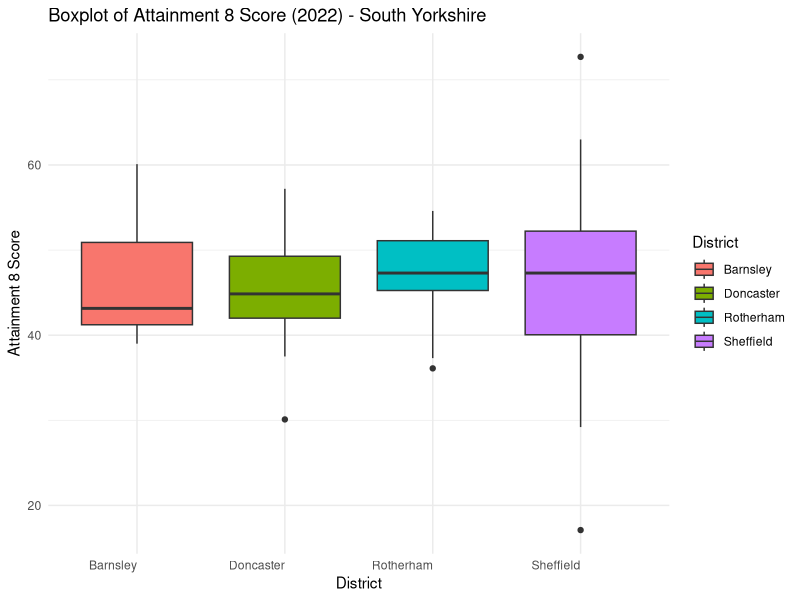
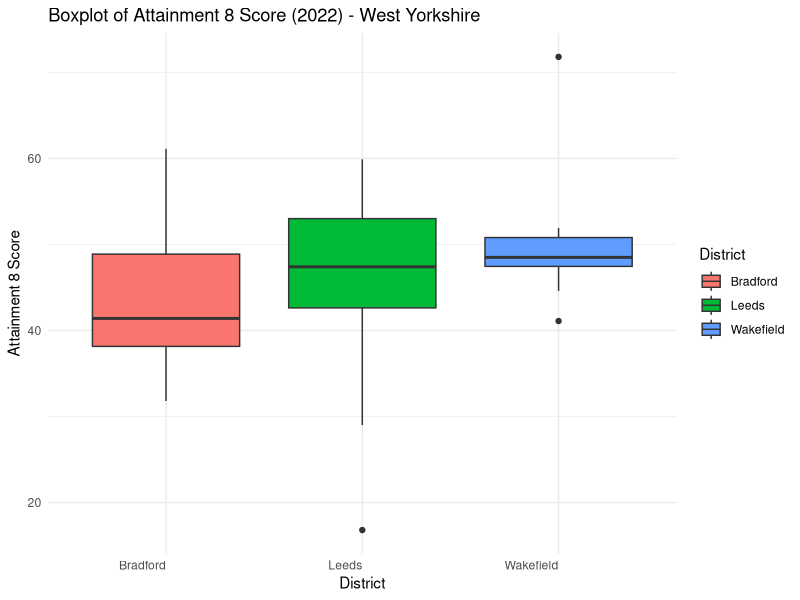
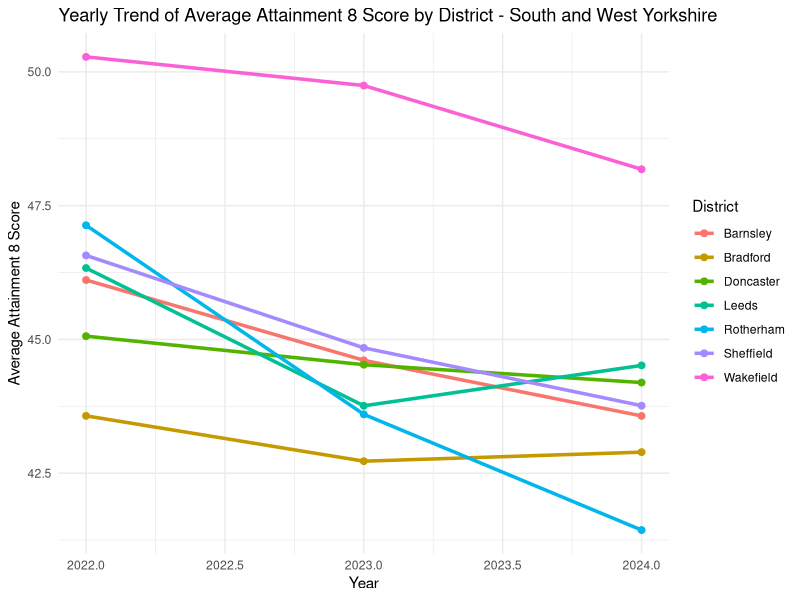

These figures' R source, in order:
# Load required libraries

library(tidyverse)
library(ggplot2)

# Load cleaned school dataset (filtered version)
school_data <- read_csv("Cleaned_Data/cleaned_school_data_filtered.csv")

# Basic EDA Checks 

cat("Sample Data Preview:\n")
print(head(school_data, 10))

# Structure of data
cat("\nStructure of data:\n")
glimpse(school_data)

# Summary statistics for Attainment8Score
cat("\nSummary statistics for Attainment 8 Score:\n")
print(summary(school_data$Attainment8Score))

# Missing value check
cat("\nNumber of missing values per column:\n")
print(colSums(is.na(school_data)))

# Count of schools per district per year
cat("\nSchools per District per Year:\n")
print(table(school_data$Year, school_data$District))

# Add a column for Yorkshire Region Classification -------
south_yorkshire <- c("Barnsley", "Doncaster", "Rotherham", "Sheffield")
west_yorkshire <- c("Leeds", "Bradford", "Wakefield", "Calderdale", "Kirklees")

school_data <- school_data %>%
  mutate(
    Region = case_when(
      District %in% south_yorkshire ~ "South Yorkshire",
      District %in% west_yorkshire ~ "West Yorkshire",
      TRUE ~ "Other"
    )
  )

# Verify classification
cat("\nNumber of schools by Region:\n")
print(table(school_data$Region))


# Boxplot for Average Attainment 8 Score 2022 – South Yorkshire
south_2022 <- school_data %>%
  filter(Year == 2022, Region == "South Yorkshire")

ggplot(south_2022, aes(x = District, y = Attainment8Score, fill = District)) +
  geom_boxplot() +
  labs(
    title = "Boxplot of Attainment 8 Score (2022) - South Yorkshire",
    x = "District",
    y = "Attainment 8 Score"
  ) +
  theme_minimal() +
  theme(axis.text.x = element_text(angle = 0, hjust = 1))

# Boxplot for Average Attainment 8 Score 2022 – West Yorkshire
west_2022 <- school_data %>%
  filter(Year == 2022, Region == "West Yorkshire")

ggplot(west_2022, aes(x = District, y = Attainment8Score, fill = District)) +
  geom_boxplot() +
  labs(
    title = "Boxplot of Attainment 8 Score (2022) - West Yorkshire",
    x = "District",
    y = "Attainment 8 Score"
  ) +
  theme_minimal() +
  theme(axis.text.x = element_text(angle = 0, hjust = 1))

# Line Graph for Yearly Trend of Attainment 8 Score per District
school_data %>%
  group_by(Year, District) %>%
  summarise(Average_Att8 = mean(Attainment8Score), .groups = "drop") %>%
  ggplot(aes(x = Year, y = Average_Att8, color = District, group = District)) +
  geom_line(size = 1.2) +
  geom_point(size = 2) +
  labs(
    title = "Yearly Trend of Average Attainment 8 Score by District - South and West Yorkshire",
    x = "Year",
    y = "Average Attainment 8 Score"
  ) +
  theme_minimal()